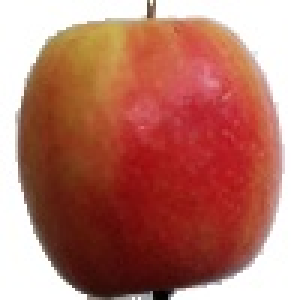
#> input picture all_images/Apple/125_100.jpg, 100 x 100 px, found by its file name (shown 3 times larger); its folder holds only this picture in this run
$ jupyter execute --allow-errors logistic_regression.ipynb
#> lines starting #> are read from the running program, lines starting #| are printed output that depends on the picture
# Logistic Regression for Fruit Classification

---

## Overview

This notebook implements an **advanced logistic regression classifier** for fruit classification using:

- **Color Histograms (RGB)** – to distinguish between different colors
- **HOG Features** – to extract shape and edge information
- **Statistical Features** – mean and standard deviation of each channel
- **PCA** – to reduce dimensionality while retaining the most important information

---

## Dataset

- **Classes**: Apple, Banana, Cucumber, Onion, Pear
- **Image Size**: 100×100 pixels
- **Total Images**: 10000 images

---

## 1️. Import Libraries

[cell 1]
import os
import numpy as np
from PIL import Image
import matplotlib.pyplot as plt
import seaborn as sns
from sklearn.model_selection import train_test_split
from sklearn.linear_model import LogisticRegression
from sklearn.preprocessing import StandardScaler
from sklearn.decomposition import PCA
from sklearn.metrics import (
    accuracy_score,
    confusion_matrix,
    roc_curve,
    auc
)
from skimage.feature import hog
from skimage import color


# Set plot style
plt.style.use('seaborn-v0_8-darkgrid')
sns.set_palette("husl")

print("Libraries imported successfully!")

---

## 2️. Configuration

[cell 2]
BASE_PATH = "C:\\Fruits5_MyProject\\all_images"
CLASSES = ['Apple', 'Banana', 'Cucumber', 'Onion', 'Pear']
NUM_CLASSES = len(CLASSES)

IMG_SIZE = (100, 100)

TEST_SIZE = 0.2
RANDOM_STATE = 42
PCA_COMPONENTS= 200

print("Configuration:")
print(f"   Classes: {', '.join(CLASSES)}")
print(f"   Image Size: {IMG_SIZE}")
print(f"   Test Size: {TEST_SIZE*100}%")

---

## 3️. Feature Extraction Functions

### 3.1 Color Histograms

[cell 3]
def extract_color_histograms(img_array, bins=32):
    hist_r = np.histogram(img_array[:, :, 0], bins=bins, range=(0, 256))[0]
    hist_g = np.histogram(img_array[:, :, 1], bins=bins, range=(0, 256))[0]
    hist_b = np.histogram(img_array[:, :, 2], bins=bins, range=(0, 256))[0]

    # Normalize
    hist_r = hist_r / hist_r.sum()
    hist_g = hist_g / hist_g.sum()
    hist_b = hist_b / hist_b.sum()

    return np.concatenate([hist_r, hist_g, hist_b])

print("Color Histogram function defined!")

### 3.2 HOG Features

[cell 4]
def extract_hog_features(img_array):
    img_gray = color.rgb2gray(img_array)
    hog_features = hog(
        img_gray,
        orientations=9,
        pixels_per_cell=(8, 8),
        cells_per_block=(2, 2),
        visualize=False,
        feature_vector=True
    )
    return hog_features

print("HOG function defined!")

### 3.3 Statistical Features

[cell 5]
def extract_statistical_features(img_array):
    stats = [
        img_array[:, :, 0].mean(), img_array[:, :, 0].std(),
        img_array[:, :, 1].mean(), img_array[:, :, 1].std(),
        img_array[:, :, 2].mean(), img_array[:, :, 2].std()
    ]
    return np.array(stats)

print("Statistical features function defined!")

### 3.4 Combined Feature Extraction

[cell 6]
def extract_features(img):
    img_array = np.array(img)

    color_hist = extract_color_histograms(img_array)
    hog_feat = extract_hog_features(img_array)
    stats_feat = extract_statistical_features(img_array)

    features = np.concatenate([color_hist, hog_feat, stats_feat])

    return features

print("Combined feature extraction function defined!")

---

## 4️. Load Dataset

[cell 7]
def load_dataset(base_path, img_size=IMG_SIZE):
#> called with base_path = 'C:\\Fruits5_MyProject\\all_images', img_size = (100, 100)
    X, y = [], []

    print("\n" + "="*70)
    print("LOADING DATASET AND EXTRACTING FEATURES")
    print("="*70)

    for idx, cls in enumerate(CLASSES):
        folder = os.path.join(base_path, cls)
        print(f"\n Loading {cls}...")

        count = 0
        for img_name in os.listdir(folder):
            img_path = os.path.join(folder, img_name)
            img = Image.open(img_path).convert('RGB')
#> img is the input picture: PIL image 100x100 RGB; mean R, G, B 183.2, 120.3, 107.8
            img = img.resize(img_size)

            features = extract_features(img)
#> in extract_color_histograms, `hist_r = np.histogram(img_array[:, :, 0], bins=bins, range=(0, 256))[0]`: hist_r = 32 values, max 2836 at index 31, min 0 at index 4, mean 312.5
#> in extract_color_histograms, `hist_g = np.histogram(img_array[:, :, 1], bins=bins, range=(0, 256))[0]`: hist_g = 32 values, max 2809 at index 31, min 10 at index 29, mean 312.5
#> in extract_color_histograms, `hist_b = np.histogram(img_array[:, :, 2], bins=bins, range=(0, 256))[0]`: hist_b = 32 values, max 2754 at index 31, min 14 at index 28, mean 312.5
#> in extract_color_histograms, `hist_r = hist_r / hist_r.sum()`: hist_r = 32 values, max 0.284 at index 31, min 0 at index 4, mean 0.0312
#> in extract_color_histograms, `hist_g = hist_g / hist_g.sum()`: hist_g = 32 values, max 0.281 at index 31, min 0.001 at index 29, mean 0.0312
#> in extract_color_histograms, `hist_b = hist_b / hist_b.sum()`: hist_b = 32 values, max 0.275 at index 31, min 0.0014 at index 28, mean 0.0312
#> in extract_features, `color_hist = extract_color_histograms(img_array)`: color_hist = 96 values, max 0.284 at index 31, min 0 at index 4, mean 0.0312
#> in extract_hog_features, `img_gray = color.rgb2gray(img_array)`:
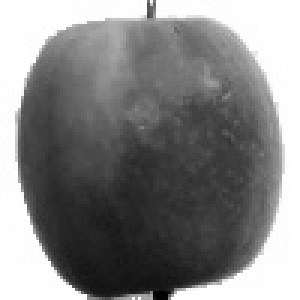
#> img_gray: shape (100, 100) float64 (shown 3 times larger); min 0.00587, max 1, mean 0.521
#> in extract_hog_features, `hog_features = hog( img_gray, orientations=9, pixels_per_cell=(8, 8), ..`: hog_features = 4356 values, max 0.654 at index 384, min 0 at index 1, mean 0.126
#> in extract_features, `hog_feat = extract_hog_features(img_array)`: hog_feat has the same summary as hog_features in extract_hog_features
#> in extract_statistical_features, `stats = [ img_array[:, :, 0].mean(), img_array[:, :, 0].std(), img_arr..`: stats = [183.2, 58.94, 120.3, 92.92, 107.8, 97.56]
#> in extract_features, `features = np.concatenate([color_hist, hog_feat, stats_feat])`: features = 4458 values, max 183.2 at index 4452, min 0 at index 4, mean 0.272

            X.append(features)
            y.append(idx)
            count += 1

        print(f"   {count} images loaded")
#> pass 2 of the loop in load_dataset, `for idx, cls in enumerate(CLASSES):`:
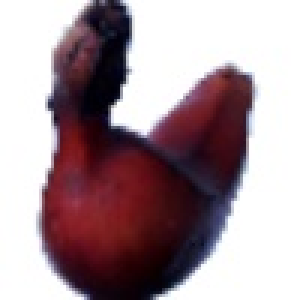
#> input picture all_images/Banana/106_100 (2).jpg, 100 x 100 px, found by its file name (shown 3 times larger)
#> in load_dataset, img is the input picture: PIL image 100x100 RGB; mean R, G, B 167.9, 148.4, 154.5
#> in extract_hog_features (call 2), `img_gray = color.rgb2gray(img_array)`:
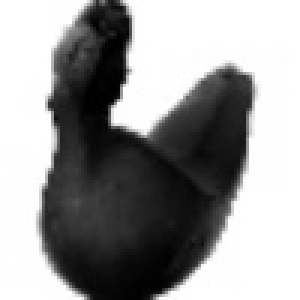
#> img_gray: shape (100, 100) float64 (shown 3 times larger); min 0.00141, max 1, mean 0.6
#> hog_features = 4356 values, max 0.745 at index 27, min 0 at index 0, mean 0.0954
#> in load_dataset, `features = extract_features(img)`: features = 4458 values, max 167.9 at index 4452, min 0 at index 96, mean 0.27

    return np.array(X), np.array(y)

#> (the rest of this cell did not finish here and is left out)
